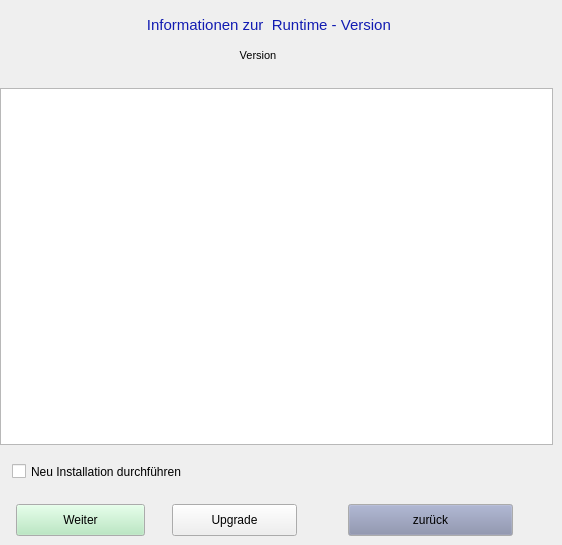
    <widget class="QWidget" name="Seite">
     <widget class="QLabel" name="label_11">
      <property name="geometry">
       <rect>
        <x>4</x>
        <y>12</y>
        <width>509</width>
        <height>25</height>
       </rect>
      </property>
      <property name="palette">
       <palette>
        <active>
         <colorrole role="WindowText">
          <brush brushstyle="SolidPattern">
           <color alpha="255">
            <red>18</red>
            <green>28</green>
            <blue>178</blue>
           </color>
          </brush>
         </colorrole>
        </active>
        <inactive>
         <colorrole role="WindowText">
          <brush brushstyle="SolidPattern">
           <color alpha="255">
            <red>18</red>
            <green>28</green>
            <blue>178</blue>
           </color>
          </brush>
         </colorrole>
        </inactive>
        <disabled>
         <colorrole role="WindowText">
          <brush brushstyle="SolidPattern">
           <color alpha="255">
            <red>146</red>
            <green>145</green>
            <blue>144</blue>
           </color>
          </brush>
         </colorrole>
        </disabled>
       </palette>
      </property>
      <property name="font">
       <font>
        <pointsize>11</pointsize>
       </font>
      </property>
      <property name="text">
       <string>     Informationen zur  Runtime - Version</string>
      </property>
      <property name="alignment">
       <set>Qt::AlignCenter</set>
      </property>
     </widget>
     <widget class="QTextEdit" name="textEdit">
      <property name="geometry">
       <rect>
        <x>0</x>
        <y>88</y>
        <width>553</width>
        <height>357</height>
       </rect>
      </property>
      <property name="font">
       <font>
        <weight>50</weight>
        <bold>false</bold>
       </font>
      </property>
      <property name="focusPolicy">
       <enum>Qt::NoFocus</enum>
      </property>
     </widget>
     <widget class="QPushButton" name="ButtonInstallold">
      <property name="geometry">
       <rect>
        <x>16</x>
        <y>504</y>
        <width>129</width>
        <height>32</height>
       </rect>
      </property>
      <property name="palette">
       <palette>
        <active>
         <colorrole role="Button">
          <brush brushstyle="SolidPattern">
           <color alpha="255">
            <red>175</red>
            <green>232</green>
            <blue>186</blue>
           </color>
          </brush>
         </colorrole>
        </active>
        <inactive>
         <colorrole role="Button">
          <brush brushstyle="SolidPattern">
           <color alpha="255">
            <red>175</red>
            <green>232</green>
            <blue>186</blue>
           </color>
          </brush>
         </colorrole>
        </inactive>
        <disabled>
         <colorrole role="Button">
          <brush brushstyle="SolidPattern">
           <color alpha="255">
            <red>175</red>
            <green>232</green>
            <blue>186</blue>
           </color>
          </brush>
         </colorrole>
        </disabled>
       </palette>
      </property>
      <property name="text">
       <string>Weiter</string>
      </property>
     </widget>
     <widget class="QPushButton" name="ButtonInfoClose">
      <property name="geometry">
       <rect>
        <x>348</x>
        <y>504</y>
        <width>165</width>
        <height>32</height>
       </rect>
      </property>
      <property name="palette">
       <palette>
        <active>
         <colorrole role="Button">
          <brush brushstyle="SolidPattern">
           <color alpha="255">
            <red>131</red>
            <green>138</green>
            <blue>169</blue>
           </color>
          </brush>
         </colorrole>
        </active>
        <inactive>
         <colorrole role="Button">
          <brush brushstyle="SolidPattern">
           <color alpha="255">
            <red>131</red>
            <green>138</green>
            <blue>169</blue>
           </color>
          </brush>
         </colorrole>
        </inactive>
        <disabled>
         <colorrole role="Button">
          <brush brushstyle="SolidPattern">
           <color alpha="255">
            <red>131</red>
            <green>138</green>
            <blue>169</blue>
           </color>
          </brush>
         </colorrole>
        </disabled>
       </palette>
      </property>
      <property name="text">
       <string>zurück</string>
      </property>
     </widget>
     <widget class="QLabel" name="labelVersion3">
      <property name="geometry">
       <rect>
        <x>32</x>
        <y>44</y>
        <width>452</width>
        <height>23</height>
       </rect>
      </property>
      <property name="font">
       <font>
        <pointsize>8</pointsize>
        <weight>50</weight>
        <bold>false</bold>
       </font>
      </property>
      <property name="text">
       <string>Version</string>
      </property>
      <property name="alignment">
       <set>Qt::AlignCenter</set>
      </property>
     </widget>
     <widget class="QCheckBox" name="checkBoxInstallNeu">
      <property name="geometry">
       <rect>
        <x>12</x>
        <y>460</y>
        <width>272</width>
        <height>23</height>
       </rect>
      </property>
      <property name="text">
       <string>Neu Installation durchführen</string>
      </property>
     </widget>
     <widget class="QPushButton" name="ButtonUpdate">
      <property name="geometry">
       <rect>
        <x>172</x>
        <y>504</y>
        <width>125</width>
        <height>32</height>
       </rect>
      </property>
      <property name="text">
       <string>Upgrade</string>
      </property>
     </widget>
    </widget>
